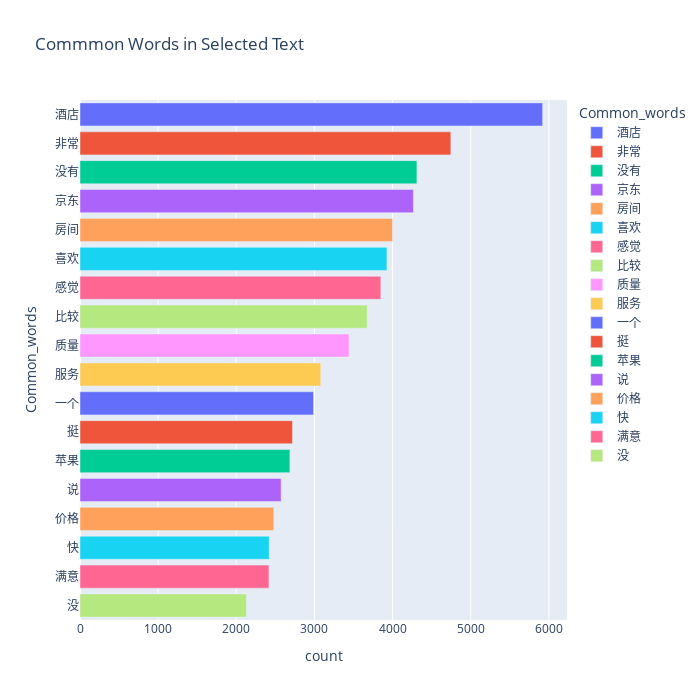

Notebook source saved alongside this figure:
### Code cell
fig = px.bar(temp_negative, x="count", y="Common_words", title='Commmon Words in Selected Text', orientation='h',
             width=700, height=700,color='Common_words')
fig.show()

### Figure 1 — Plotly figure (JSON) as saved in the notebook; plotly's stock layout.template omitted (floating-point values rounded to 4 significant figures)
{"data": [{"hovertemplate": "Common_words=%{y}<br>count=%{x}<extra></extra>", "legendgroup": "酒店", "marker": {"color": "#636efa", "pattern": {"shape": ""}}, "name": "酒店", "orientation": "h", "showlegend": true, "textposition": "auto", "x": [5921], "xaxis": "x", "y": ["酒店"], "yaxis": "y", "type": "bar"}, {"hovertemplate": "Common_words=%{y}<br>count=%{x}<extra></extra>", "legendgroup": "非常", "marker": {"color": "#EF553B", "pattern": {"shape": ""}}, "name": "非常", "orientation": "h", "showlegend": true, "textposition": "auto", "x": [4746], "xaxis": "x", "y": ["非常"], "yaxis": "y", "type": "bar"}, {"hovertemplate": "Common_words=%{y}<br>count=%{x}<extra></extra>", "legendgroup": "没有", "marker": {"color": "#00cc96", "pattern": {"shape": ""}}, "name": "没有", "orientation": "h", "showlegend": true, "textposition": "auto", "x": [4312], "xaxis": "x", "y": ["没有"], "yaxis": "y", "type": "bar"}, {"hovertemplate": "Common_words=%{y}<br>count=%{x}<extra></extra>", "legendgroup": "京东", "marker": {"color": "#ab63fa", "pattern": {"shape": ""}}, "name": "京东", "orientation": "h", "showlegend": true, "textposition": "auto", "x": [4267], "xaxis": "x", "y": ["京东"], "yaxis": "y", "type": "bar"}, {"hovertemplate": "Common_words=%{y}<br>count=%{x}<extra></extra>", "legendgroup": "房间", "marker": {"color": "#FFA15A", "pattern": {"shape": ""}}, "name": "房间", "orientation": "h", "showlegend": true, "textposition": "auto", "x": [4000], "xaxis": "x", "y": ["房间"], "yaxis": "y", "type": "bar"}, {"hovertemplate": "Common_words=%{y}<br>count=%{x}<extra></extra>", "legendgroup": "喜欢", "marker": {"color": "#19d3f3", "pattern": {"shape": ""}}, "name": "喜欢", "orientation": "h", "showlegend": true, "textposition": "auto", "x": [3928], "xaxis": "x", "y": ["喜欢"], "yaxis": "y", "type": "bar"}, {"hovertemplate": "Common_words=%{y}<br>count=%{x}<extra></extra>", "legendgroup": "感觉", "marker": {"color": "#FF6692", "pattern": {"shape": ""}}, "name": "感觉", "orientation": "h", "showlegend": true, "textposition": "auto", "x": [3850], "xaxis": "x", "y": ["感觉"], "yaxis": "y", "type": "bar"}, {"hovertemplate": "Common_words=%{y}<br>count=%{x}<extra></extra>", "legendgroup": "比较", "marker": {"color": "#B6E880", "pattern": {"shape": ""}}, "name": "比较", "orientation": "h", "showlegend": true, "textposition": "auto", "x": [3675], "xaxis": "x", "y": ["比较"], "yaxis": "y", "type": "bar"}, {"hovertemplate": "Common_words=%{y}<br>count=%{x}<extra></extra>", "legendgroup": "质量", "marker": {"color": "#FF97FF", "pattern": {"shape": ""}}, "name": "质量", "orientation": "h", "showlegend": true, "textposition": "auto", "x": [3443], "xaxis": "x", "y": ["质量"], "yaxis": "y", "type": "bar"}, {"hovertemplate": "Common_words=%{y}<br>count=%{x}<extra></extra>", "legendgroup": "服务", "marker": {"color": "#FECB52", "pattern": {"shape": ""}}, "name": "服务", "orientation": "h", "showlegend": true, "textposition": "auto", "x": [3081], "xaxis": "x", "y": ["服务"], "yaxis": "y", "type": "bar"}, {"hovertemplate": "Common_words=%{y}<br>count=%{x}<extra></extra>", "legendgroup": "一个", "marker": {"color": "#636efa", "pattern": {"shape": ""}}, "name": "一个", "orientation": "h", "showlegend": true, "textposition": "auto", "x": [2989], "xaxis": "x", "y": ["一个"], "yaxis": "y", "type": "bar"}, {"hovertemplate": "Common_words=%{y}<br>count=%{x}<extra></extra>", "legendgroup": "挺", "marker": {"color": "#EF553B", "pattern": {"shape": ""}}, "name": "挺", "orientation": "h", "showlegend": true, "textposition": "auto", "x": [2720], "xaxis": "x", "y": ["挺"], "yaxis": "y", "type": "bar"}, {"hovertemplate": "Common_words=%{y}<br>count=%{x}<extra></extra>", "legendgroup": "苹果", "marker": {"color": "#00cc96", "pattern": {"shape": ""}}, "name": "苹果", "orientation": "h", "showlegend": true, "textposition": "auto", "x": [2686], "xaxis": "x", "y": ["苹果"], "yaxis": "y", "type": "bar"}, {"hovertemplate": "Common_words=%{y}<br>count=%{x}<extra></extra>", "legendgroup": "说", "marker": {"color": "#ab63fa", "pattern": {"shape": ""}}, "name": "说", "orientation": "h", "showlegend": true, "textposition": "auto", "x": [2574], "xaxis": "x", "y": ["说"], "yaxis": "y", "type": "bar"}, {"hovertemplate": "Common_words=%{y}<br>count=%{x}<extra></extra>", "legendgroup": "价格", "marker": {"color": "#FFA15A", "pattern": {"shape": ""}}, "name": "价格", "orientation": "h", "showlegend": true, "textposition": "auto", "x": [2480], "xaxis": "x", "y": ["价格"], "yaxis": "y", "type": "bar"}, {"hovertemplate": "Common_words=%{y}<br>count=%{x}<extra></extra>", "legendgroup": "快", "marker": {"color": "#19d3f3", "pattern": {"shape": ""}}, "name": "快", "orientation": "h", "showlegend": true, "textposition": "auto", "x": [2421], "xaxis": "x", "y": ["快"], "yaxis": "y", "type": "bar"}, {"hovertemplate": "Common_words=%{y}<br>count=%{x}<extra></extra>", "legendgroup": "满意", "marker": {"color": "#FF6692", "pattern": {"shape": ""}}, "name": "满意", "orientation": "h", "showlegend": true, "textposition": "auto", "x": [2418], "xaxis": "x", "y": ["满意"], "yaxis": "y", "type": "bar"}, {"hovertemplate": "Common_words=%{y}<br>count=%{x}<extra></extra>", "legendgroup": "没", "marker": {"color": "#B6E880", "pattern": {"shape": ""}}, "name": "没", "orientation": "h", "showlegend": true, "textposition": "auto", "x": [2129], "xaxis": "x", "y": ["没"], "yaxis": "y", "type": "bar"}], "layout": {"xaxis": {"anchor": "y", "domain": [0.0, 1.0], "title": {"text": "count"}}, "yaxis": {"anchor": "x", "domain": [0.0, 1.0], "title": {"text": "Common_words"}, "categoryorder": "array", "categoryarray": ["没", "满意", "快", "价格", "说", "苹果", "挺", "一个", "服务", "质量", "比较", "感觉", "喜欢", "房间", "京东", "没有", "非常", "酒店"]}, "legend": {"title": {"text": "Common_words"}, "tracegroupgap": 0}, "title": {"text": "Commmon Words in Selected Text"}, "barmode": "relative", "height": 700, "width": 700}}
